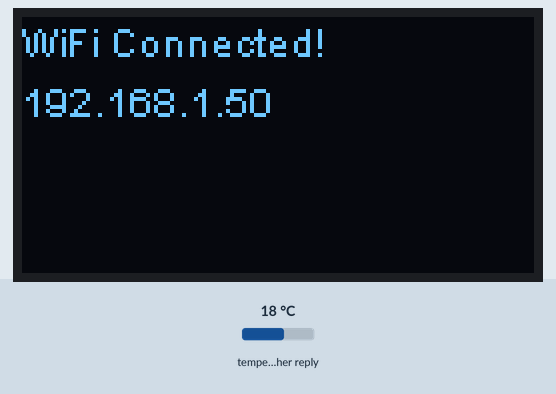
This sketch was run on a simulated ESP8266 (NodeMCU). Parts: 128×64 one-colour display. The test bench sets the inputs (shaded band); at power-on: temperature in the weather reply 18 °C. WiFi joins after 1.5 s; servers stay silent unless stated; the local clock reads 2024-03-15 10:24:30 at power-on unless the sketch sets it; web services answer with replies made up by the test bench; what the sketch prints to the serial monitor is not drawn.

Above: at 1.6 s.
At 4.1 s:
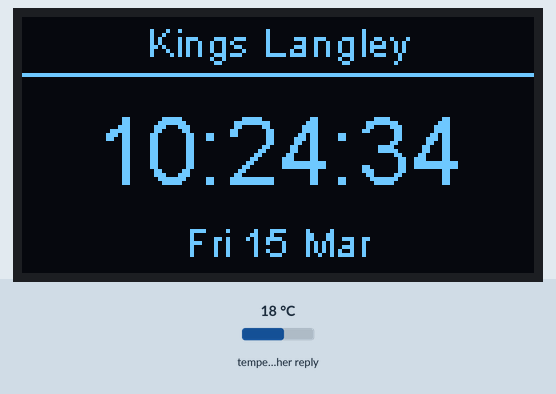
At 13.8 s:
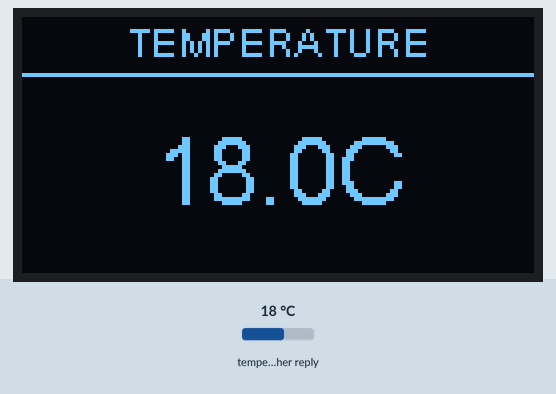
At 20.9 s:
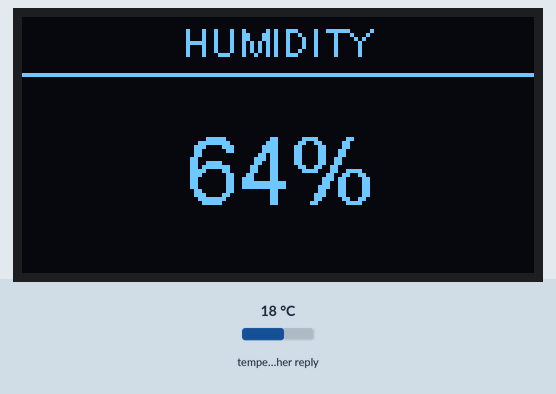
At 27.9 s:
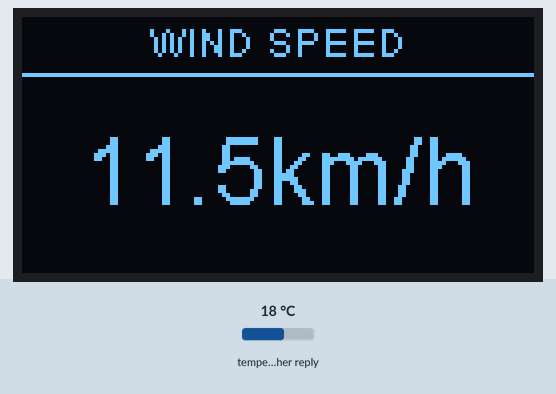
At 34.9 s:
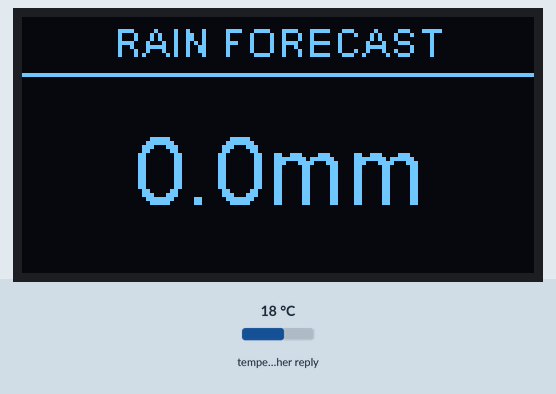

The sketch:

ESP8266_OLED_Clock.ino
```cpp
#include <ESP8266WiFi.h>
#include <ESP8266HTTPClient.h>
#include <WiFiClient.h>
#include <ArduinoJson.h>
#include <time.h>
#include <Wire.h>
#include "SSD1306Wire.h"
#include "secrets.h"

// OLED Display Settings
SSD1306Wire display(0x3c, D6, D5);

// Time Settings
#define MY_NTP_SERVER "pool.ntp.org"

// Weather Data
struct WeatherData {
  float temp;
  int humidity;
  float windSpeed;
  int weatherCode;
  float rainSum;
  bool valid;
  String errorMsg;
};

WeatherData currentWeather = {0, 0, 0, 0, 0, false, ""};

// Location Management
int currentLocationIndex = 0;

// Display State Management
enum DisplayState {
  STATE_LOCATION_NAME,
  STATE_TIME,
  STATE_WEATHER_ITEM,
  STATE_ANIMATION
};

DisplayState currentState = STATE_LOCATION_NAME;
unsigned long lastStateChange = 0;
int weatherIndex = 0; // 0=Temp, 1=Hum, 2=Wind, 3=Rain

// Durations
const unsigned long locationNameDuration = 3000; // 3s
const unsigned long timeDuration = 10000;        // 10s
const unsigned long weatherItemDuration = 3000;  // 3s
const unsigned long animationDuration = 4000;    // 4s

// Eye Expressions
enum EyeExpression {
  NEUTRAL,
  HAPPY,
  SAD,
  ANGRY,
  SURPRISED,
  SHIVER,   // Cold
  SWEAT,    // Hot/Humid
  BLOWN,    // Windy
  CRY       // Rain
};

EyeExpression currentExpression = NEUTRAL;

void setup() {
  Serial.begin(115200);
  Serial.println();
  Serial.println("Starting...");

  display.init();
  display.flipScreenVertically();
  display.setFont(ArialMT_Plain_10);
  display.clear();
  display.setTextAlignment(TEXT_ALIGN_LEFT);
  display.drawString(0, 0, "Connecting to WiFi...");
  display.display();

  WiFi.begin(SSID_NAME, WIFI_PASSWORD);
  while (WiFi.status() != WL_CONNECTED) {
    delay(500);
    Serial.print(".");
  }
  Serial.println("\nWiFi connected");

  display.clear();
  display.drawString(0, 0, "WiFi Connected!");
  display.drawString(0, 15, WiFi.localIP().toString());
  display.display();
  delay(2000);

  // Initialize first location
  switchLocation(0);
}

void loop() {
  unsigned long currentMillis = millis();
  unsigned long elapsed = currentMillis - lastStateChange;

  switch (currentState) {
    case STATE_LOCATION_NAME:
      if (elapsed >= locationNameDuration) {
        currentState = STATE_TIME;
        lastStateChange = currentMillis;
      }
      break;

    case STATE_TIME:
      if (elapsed >= timeDuration) {
        currentState = STATE_WEATHER_ITEM;
        weatherIndex = 0;
        lastStateChange = currentMillis;
      }
      break;

    case STATE_WEATHER_ITEM:
      if (elapsed >= weatherItemDuration) {
        currentState = STATE_ANIMATION;
        determineExpression(weatherIndex);
        lastStateChange = currentMillis;
      }
      break;

    case STATE_ANIMATION:
      if (elapsed >= animationDuration) {
        weatherIndex++;
        if (weatherIndex > 3) {
          // End of cycle for this location
          // Switch to next location
          currentLocationIndex = (currentLocationIndex + 1) % NUM_LOCATIONS;
          switchLocation(currentLocationIndex);

          currentState = STATE_LOCATION_NAME;
        } else {
          currentState = STATE_WEATHER_ITEM;
        }
        lastStateChange = currentMillis;
      }
      break;
  }

  // Drawing
  display.clear();

  if (currentState == STATE_LOCATION_NAME) {
    drawLocationName();
  } else if (currentState == STATE_TIME) {
    drawTime();
  } else if (currentState == STATE_WEATHER_ITEM) {
    drawWeatherItem(weatherIndex);
  } else if (currentState == STATE_ANIMATION) {
    drawAnimatedEyes(currentExpression, elapsed);
  }

  display.display();
  delay(10);
}

void switchLocation(int index) {
  Serial.print("Switching to: ");
  Serial.println(locations[index].name);

  // Update Timezone
  configTime(locations[index].timezone.c_str(), MY_NTP_SERVER);

  // Fetch Weather for new location
  fetchWeather(index);
}

void fetchWeather(int index) {
  if (WiFi.status() == WL_CONNECTED) {
    WiFiClient client;
    HTTPClient http;

    String url = "http://api.open-meteo.com/v1/forecast?latitude=" + String(locations[index].lat, 4) +
                 "&longitude=" + String(locations[index].lon, 4) +
                 "&current=temperature_2m,relative_humidity_2m,weather_code,wind_speed_10m&daily=precipitation_sum&timezone=auto&forecast_days=1";

    Serial.println("Fetching: " + url);

    if (http.begin(client, url)) {
      int httpCode = http.GET();
      if (httpCode == HTTP_CODE_OK) {
        String payload = http.getString();
        DynamicJsonDocument doc(2048);
        DeserializationError error = deserializeJson(doc, payload);

        if (!error) {
          currentWeather.temp = doc["current"]["temperature_2m"];
          currentWeather.humidity = doc["current"]["relative_humidity_2m"];
          currentWeather.windSpeed = doc["current"]["wind_speed_10m"];
          currentWeather.weatherCode = doc["current"]["weather_code"];
          currentWeather.rainSum = doc["daily"]["precipitation_sum"][0];
          currentWeather.valid = true;
          currentWeather.errorMsg = "";
        } else {
          currentWeather.valid = false;
          currentWeather.errorMsg = "JSON Error";
        }
      } else {
        currentWeather.valid = false;
        currentWeather.errorMsg = "HTTP " + String(httpCode);
      }
      http.end();
    } else {
      currentWeather.valid = false;
      currentWeather.errorMsg = "Conn Error";
    }
  }
}

void determineExpression(int index) {
  if (!currentWeather.valid) {
    currentExpression = NEUTRAL;
    return;
  }

  switch (index) {
    case 0: // Temp
      if (currentWeather.temp > 30.0) currentExpression = SWEAT;
      else if (currentWeather.temp < 10.0) currentExpression = SHIVER;
      else currentExpression = HAPPY;
      break;

    case 1: // Humidity
      if (currentWeather.humidity > 80) currentExpression = SWEAT;
      else currentExpression = NEUTRAL;
      break;

    case 2: // Wind
      if (currentWeather.windSpeed > 20.0) currentExpression = BLOWN;
      else currentExpression = HAPPY;
      break;

    case 3: // Rain
      if (currentWeather.rainSum > 2.0 || (currentWeather.weatherCode >= 51 && currentWeather.weatherCode <= 67))
        currentExpression = CRY;
      else currentExpression = HAPPY;
      break;
  }
}

void drawLocationName() {
  display.setTextAlignment(TEXT_ALIGN_CENTER);
  display.setFont(ArialMT_Plain_10);
  display.drawString(64, 20, "LOCATION");

  display.setFont(ArialMT_Plain_16);
  display.drawString(64, 35, locations[currentLocationIndex].name);
}

void drawTime() {
  time_t now = time(nullptr);
  struct tm* timeinfo = localtime(&now);

  if (timeinfo->tm_year > 70) {
    display.setFont(ArialMT_Plain_10);
    display.setTextAlignment(TEXT_ALIGN_CENTER);
    display.drawString(64, 0, locations[currentLocationIndex].name); // Show City in Header
    display.drawLine(0, 14, 128, 14);

    display.setFont(ArialMT_Plain_24);
    char timeStr[10];
    sprintf(timeStr, "%02d:%02d:%02d", timeinfo->tm_hour, timeinfo->tm_min, timeinfo->tm_sec);
    display.drawString(64, 20, timeStr);

    display.setFont(ArialMT_Plain_10);
    char dateStr[20];
    strftime(dateStr, sizeof(dateStr), "%a %d %b", timeinfo);
    display.drawString(64, 50, dateStr);
  } else {
    display.setTextAlignment(TEXT_ALIGN_LEFT);
    display.setFont(ArialMT_Plain_10);
    display.drawString(0, 20, "Syncing Time...");
  }
}

void drawWeatherItem(int index) {
  if (!currentWeather.valid) {
    display.setTextAlignment(TEXT_ALIGN_CENTER);
    display.setFont(ArialMT_Plain_10);
    display.drawString(64, 25, "Fetching Weather...");
    if (currentWeather.errorMsg != "") display.drawString(64, 40, currentWeather.errorMsg);
    return;
  }

  display.setFont(ArialMT_Plain_10);
  display.setTextAlignment(TEXT_ALIGN_CENTER);

  String header, value, unit;

  switch(index) {
    case 0: header = "TEMPERATURE"; value = String(currentWeather.temp, 1); unit = "C"; break;
    case 1: header = "HUMIDITY"; value = String(currentWeather.humidity); unit = "%"; break;
    case 2: header = "WIND SPEED"; value = String(currentWeather.windSpeed, 1); unit = "km/h"; break;
    case 3: header = "RAIN FORECAST"; value = String(currentWeather.rainSum, 1); unit = "mm"; break;
  }

  display.drawString(64, 0, header);
  display.drawLine(0, 14, 128, 14);

  display.setFont(ArialMT_Plain_24);
  display.drawString(64, 25, value + unit);
}

void drawAnimatedEyes(EyeExpression exp, unsigned long elapsed) {
  int lx = 32;
  int rx = 96;
  int y = 32;
  int r = 20;

  bool blink = (elapsed % 3000) < 150;
  int offsetX = 0;
  int offsetY = 0;

  if (exp == SHIVER) offsetX = (elapsed % 100) < 50 ? -2 : 2;
  if (exp == BLOWN) {
    offsetX = 4;
    if ((elapsed % 200) < 100) blink = true;
  }

  if (blink) {
    display.fillRect(lx - r + offsetX, y - 2, r * 2, 4);
    display.fillRect(rx - r + offsetX, y - 2, r * 2, 4);
  } else {
    display.fillCircle(lx + offsetX, y + offsetY, r);
    display.fillCircle(rx + offsetX, y + offsetY, r);

    display.setColor(BLACK);
    int pupilX = 0;
    int pupilY = 0;

    if (exp == NEUTRAL || exp == HAPPY) {
      int look = (elapsed / 1000) % 4;
      if (look == 1) pupilX = -6;
      if (look == 3) pupilX = 6;
    }
    if (exp == BLOWN) pupilX = 6;

    display.fillCircle(lx + offsetX + pupilX, y + offsetY + pupilY, 6);
    display.fillCircle(rx + offsetX + pupilX, y + offsetY + pupilY, 6);
    display.setColor(WHITE);

    display.setColor(BLACK);
    switch (exp) {
      case HAPPY:
        display.fillRect(lx - r + offsetX, y + 8 + offsetY, r * 2, r);
        display.fillRect(rx - r + offsetX, y + 8 + offsetY, r * 2, r);
        break;
      case ANGRY:
        display.fillRect(lx - r + offsetX, y - r + offsetY, r * 2, 12);
        display.fillRect(rx - r + offsetX, y - r + offsetY, r * 2, 12);
        break;
      case SAD:
      case CRY:
        display.fillRect(lx - r + offsetX, y - r + offsetY, r * 2, 10);
        display.fillRect(rx - r + offsetX, y - r + offsetY, r * 2, 10);
        break;
      case SWEAT:
        display.setColor(WHITE);
        int dropY = (elapsed % 1000) / 20;
        if (dropY > 30) dropY = 0;
        display.fillCircle(120, 10 + dropY, 3);
        display.setColor(BLACK);
        break;
    }
    display.setColor(WHITE);

    if (exp == CRY) {
       int tearY = (elapsed % 800) / 15;
       if (tearY > 20) tearY = 0;
       display.fillCircle(lx, y + 10 + tearY, 2);
       display.fillCircle(rx, y + 10 + tearY, 2);
    }
  }
}
```

secrets.h
```cpp
#ifndef SECRETS_H
#define SECRETS_H

const char* SSID_NAME = "WiFi-A4AC";
const char* WIFI_PASSWORD = "56246322";

struct Location {
  String name;
  float lat;
  float lon;
  String timezone;
};

const int NUM_LOCATIONS = 2;

const Location locations[NUM_LOCATIONS] = {
  {
    "Kings Langley",
    -33.7493,
    150.9316,
    "AEST-10AEDT,M10.1.0,M4.1.0/3" // Sydney Time
  },
  {
    "Bangalore",
    12.9806,
    77.5965,
    "IST-5:30" // India Time
  }
};

#endif
```

Measured:
- what the display in image 0 shows lasts 2.3 s, from 1.5 s to 3.8 s
- what the display in image 1 shows lasts 1.0 s, from 4.0 s to 5.0 s
- what the display in image 2 shows lasts 3.0 s, from 13.8 s to 16.8 s
